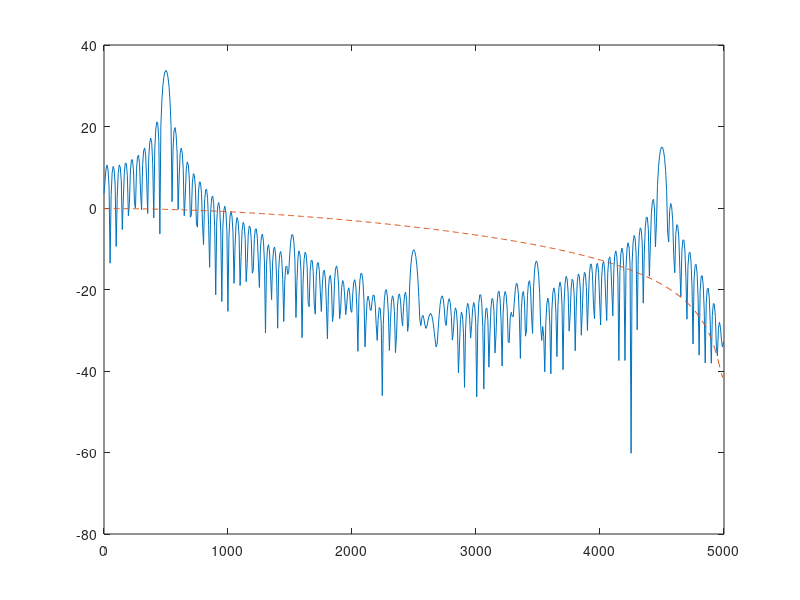

Here is the MATLAB script that generated this plot:
clear all
close all

x=[textread('resultsc.txt')/128; zeros(1020, 1)];
%thd(x,10e3, 7)

fs = 10000;
N = length(x);
figure
z=fft(x)/(127/128);
df=fs/N;
f=0:df:(fs/2);
figure
plot(f, 20*log10( abs( z(1:(length(z)+1)/2) ) ) );
%bq=[0.4140625, 0.4140625];
%aq=[1, -0.1640625];
bq=[53/128, 62/128, 8/128];
aq=[1, 0 ,-3/128];
in=[127; zeros(N-1,1)]/128;
sw=[0,0];
y=zeros(1,length(in));
for ii = 1:length(in)
    w=(in(ii)+aq(2)*sw(2));
    y(ii)=(bq(1)*w+bq(2)*sw(1)+bq(3)*sw(2));
    sw(2)=sw(1);
    sw(1)=w;
end
[h, w] = freqz(bq, aq);
hold on
plot(w/pi*fs/2, 20*log10(abs(h)), '--'); 
